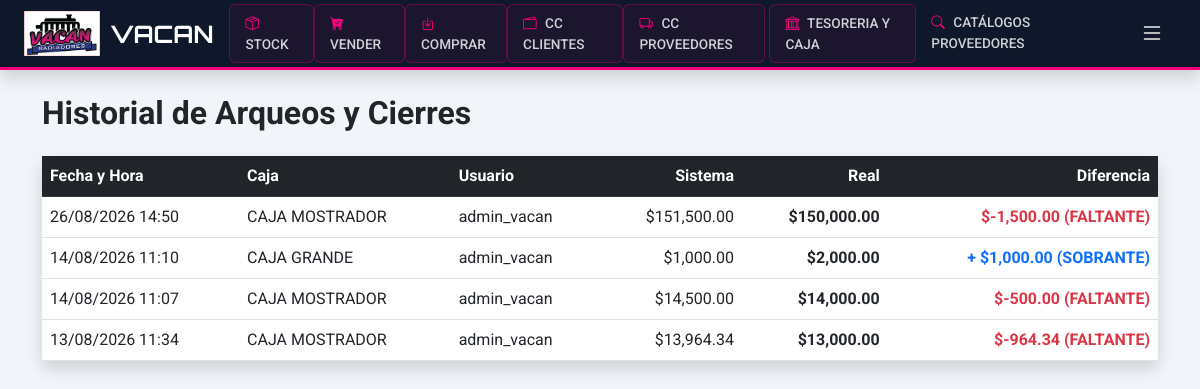
The app's page /admin/tesoreria/historial-cierres (signed in) with its own data.
### app/models.py (models this page shows)
class CierreCaja(db.Model):
    id = db.Column(db.Integer, primary_key=True)
    caja_id = db.Column(db.Integer, db.ForeignKey('caja.id'), nullable=False)
    usuario_id = db.Column(db.Integer, db.ForeignKey('usuario.id'), nullable=False)
    fecha_cierre = db.Column(db.DateTime, default=get_argentina_time)
    saldo_esperado = db.Column(db.Float, nullable=False)
    saldo_real = db.Column(db.Float, nullable=False)
    diferencia = db.Column(db.Float, nullable=False)
    observaciones = db.Column(db.Text)
    caja = db.relationship('Caja', back_populates='cierres')
    usuario_rel = db.relationship('Usuario', back_populates='cierres_realizados')

class Caja(db.Model):
    id = db.Column(db.Integer, primary_key=True)
    nombre = db.Column(db.String(100), nullable=False)
    sucursal_id = db.Column(db.Integer, db.ForeignKey('sucursal.id'))
    saldo_actual = db.Column(db.Float, default=0.0)
    tipo = db.Column(db.String(20))
    sucursal = db.relationship('Sucursal', back_populates='cajas')
    movimientos = db.relationship('MovimientoFinanciero', back_populates='caja')
    cierres = db.relationship('CierreCaja', back_populates='caja')

class Usuario(UserMixin, db.Model):
    id = db.Column(db.Integer, primary_key=True)
    username = db.Column(db.String(80), unique=True, nullable=False)
    password_hash = db.Column(db.String(200))
    rol = db.Column(db.String(20), default='vendedor')
    activo = db.Column(db.Boolean, default=True)
    sucursal_id = db.Column(db.Integer, db.ForeignKey('sucursal.id'))
    sucursal = db.relationship('Sucursal', back_populates='usuarios')
    ventas = db.relationship('Venta', back_populates='usuario')
    ajustes_precios = db.relationship('HistorialPrecio', back_populates='usuario')
    cierres_realizados = db.relationship('CierreCaja', back_populates='usuario_rel')

### app/routes/admin.py (the view)
@admin_bp.route('/tesoreria/historial-cierres')
@login_required
@roles_required('admin', 'superadmin')
def historial_cierres():
    cierres = CierreCaja.query.order_by(CierreCaja.fecha_cierre.desc()).all()
    return render_template('admin/cierres_historial.html', cierres=cierres)

### app/__init__.py (called while the page is built)
def create_app():
    app = Flask(__name__)
    app.config.from_object(Config)
    db.init_app(app)
    migrate.init_app(app, db, render_as_batch=True)
    login_manager.init_app(app)
    login_manager.login_view = 'auth.login'
    login_manager.login_message = "Por favor, inicia sesión para acceder al sistema Vacan."
    login_manager.login_message_category = "info"
    from .models import Usuario
    @login_manager.user_loader
    def load_user(user_id):
        return Usuario.query.get(int(user_id))
    from .routes.main import main_bp
    from .routes.inventory import inventory_bp
    from .routes.auth import auth_bp
    from .routes.admin import admin_bp
    app.register_blueprint(main_bp)
    app.register_blueprint(inventory_bp)
    app.register_blueprint(auth_bp)
    app.register_blueprint(admin_bp)
    return app

### app/utils/security.py (called while the page is built)
def roles_required(*roles):
    def decorator(f):
        @wraps(f)
        def decorated_function(*args, **kwargs):
            if not current_user.is_authenticated or current_user.rol not in roles:
                flash("No tienes permiso para acceder a esta sección.", "danger")
                return redirect(url_for('inventory.index'))
            return f(*args, **kwargs)
        return decorated_function
    return decorator

### app/templates/admin/cierres_historial.html
{% extends 'base.html' %}
{% block content %}
<h2 class="fw-bold mb-4">Historial de <span class="text-pink">Arqueos y Cierres</span></h2>
<div class="card shadow border-0">
    <div class="table-responsive">
        <table class="table table-hover align-middle mb-0">
            <thead class="table-dark">
                <tr>
                    <th>Fecha y Hora</th>
                    <th>Caja</th>
                    <th>Usuario</th>
                    <th class="text-end">Sistema</th>
                    <th class="text-end">Real</th>
                    <th class="text-end">Diferencia</th>
                </tr>
            </thead>
            <tbody>
                {% for ci in cierres %}
                <tr>
                    <td>{{ ci.fecha_cierre.strftime('%d/%m/%Y %H:%M') }}</td>
                    <td>{{ ci.caja.nombre }}</td>
                    <td>{{ ci.usuario_rel.username }}</td>
                    <td class="text-end">${{ "{:,.2f}".format(ci.saldo_esperado) }}</td>
                    <td class="text-end fw-bold">${{ "{:,.2f}".format(ci.saldo_real) }}</td>
                    <td class="text-end">
                        {% if ci.diferencia == 0 %}
                            <span class="text-success fw-bold">OK</span>
                        {% elif ci.diferencia > 0 %}
                            <span class="text-primary fw-bold">+ ${{ "{:,.2f}".format(ci.diferencia) }} (SOBRANTE)</span>
                        {% else %}
                            <span class="text-danger fw-bold">${{ "{:,.2f}".format(ci.diferencia) }} (FALTANTE)</span>
                        {% endif %}
                    </td>
                </tr>
                {% endfor %}
            </tbody>
        </table>
    </div>
</div>
{% endblock %}

### app/templates/base.html (style rules this page uses)
:root { --vacan-blue: #0f172a; --vacan-pink: #ff007f; --vacan-dark-hover: #1e293b; }
body { background-color: #f1f5f9; font-family: 'Roboto', sans-serif; padding-top: 70px; }

### records on screen
CierreCaja: fecha_cierre "26/08/2026 14:50", caja.nombre "CAJA MOSTRADOR", usuario_rel.username "admin_vacan", saldo_esperado "151,500.00", saldo_real "150,000.00", diferencia "-1,500.00"
CierreCaja: fecha_cierre "14/08/2026 11:10", caja.nombre "CAJA GRANDE", usuario_rel.username "admin_vacan", saldo_esperado "1,000.00", saldo_real "2,000.00", diferencia "1,000.00"
CierreCaja: fecha_cierre "14/08/2026 11:07", caja.nombre "CAJA MOSTRADOR", usuario_rel.username "admin_vacan", saldo_esperado "14,500.00", saldo_real "14,000.00", diferencia "-500.00"
CierreCaja: fecha_cierre "13/08/2026 11:34", caja.nombre "CAJA MOSTRADOR", usuario_rel.username "admin_vacan", saldo_esperado "13,964.34", saldo_real "13,000.00", diferencia "-964.34"
